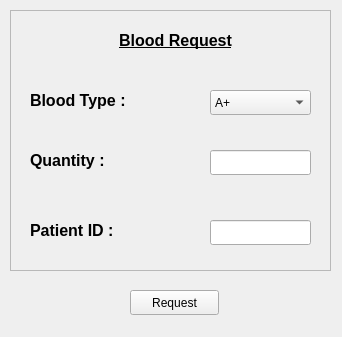
<?xml version="1.0" encoding="UTF-8"?>
<ui version="4.0">
 <class>bloodRequestEntry</class>
 <widget class="QWidget" name="bloodRequestEntry">
  <property name="windowModality">
   <enum>Qt::ApplicationModal</enum>
  </property>
  <property name="geometry">
   <rect>
    <x>0</x>
    <y>0</y>
    <width>342</width>
    <height>337</height>
   </rect>
  </property>
  <property name="windowTitle">
   <string>Blood Entry</string>
  </property>
  <widget class="QFrame" name="frame">
   <property name="geometry">
    <rect>
     <x>10</x>
     <y>10</y>
     <width>321</width>
     <height>261</height>
    </rect>
   </property>
   <property name="frameShape">
    <enum>QFrame::StyledPanel</enum>
   </property>
   <property name="frameShadow">
    <enum>QFrame::Raised</enum>
   </property>
   <widget class="QLabel" name="bloodBillingLabel">
    <property name="geometry">
     <rect>
      <x>20</x>
      <y>0</y>
      <width>291</width>
      <height>61</height>
     </rect>
    </property>
    <property name="styleSheet">
     <string notr="true">font-size:12pt;
font-weight: bold;</string>
    </property>
    <property name="text">
     <string>&lt;html&gt;&lt;head/&gt;&lt;body&gt;&lt;p align=&quot;center&quot;&gt;&lt;span style=&quot; font-size:12pt; text-decoration: underline;&quot;&gt;Blood Request&lt;/span&gt;&lt;/p&gt;&lt;/body&gt;&lt;/html&gt;</string>
    </property>
   </widget>
   <widget class="QLabel" name="bloodTypeLabel">
    <property name="geometry">
     <rect>
      <x>20</x>
      <y>70</y>
      <width>151</width>
      <height>41</height>
     </rect>
    </property>
    <property name="styleSheet">
     <string notr="true">font-size:12pt;
font-weight: bold;</string>
    </property>
    <property name="text">
     <string>&lt;html&gt;&lt;head/&gt;&lt;body&gt;&lt;p&gt;Blood Type :&lt;/p&gt;&lt;/body&gt;&lt;/html&gt;</string>
    </property>
   </widget>
   <widget class="QLabel" name="quantityLabel">
    <property name="geometry">
     <rect>
      <x>20</x>
      <y>130</y>
      <width>151</width>
      <height>41</height>
     </rect>
    </property>
    <property name="styleSheet">
     <string notr="true">font-size:12pt;
font-weight: bold;</string>
    </property>
    <property name="text">
     <string>&lt;html&gt;&lt;head/&gt;&lt;body&gt;&lt;p&gt;Quantity :&lt;/p&gt;&lt;/body&gt;&lt;/html&gt;</string>
    </property>
   </widget>
   <widget class="QLineEdit" name="quantity">
    <property name="geometry">
     <rect>
      <x>200</x>
      <y>140</y>
      <width>101</width>
      <height>25</height>
     </rect>
    </property>
   </widget>
   <widget class="QComboBox" name="bloodTypeComboBox">
    <property name="geometry">
     <rect>
      <x>200</x>
      <y>80</y>
      <width>101</width>
      <height>25</height>
     </rect>
    </property>
    <item>
     <property name="text">
      <string>A+</string>
     </property>
    </item>
    <item>
     <property name="text">
      <string>A-</string>
     </property>
    </item>
    <item>
     <property name="text">
      <string>B+</string>
     </property>
    </item>
    <item>
     <property name="text">
      <string>B-</string>
     </property>
    </item>
    <item>
     <property name="text">
      <string>AB+</string>
     </property>
    </item>
    <item>
     <property name="text">
      <string>AB-</string>
     </property>
    </item>
    <item>
     <property name="text">
      <string>O+</string>
     </property>
    </item>
    <item>
     <property name="text">
      <string>O-</string>
     </property>
    </item>
   </widget>
   <widget class="QLabel" name="reasonLabel_2">
    <property name="geometry">
     <rect>
      <x>20</x>
      <y>200</y>
      <width>111</width>
      <height>41</height>
     </rect>
    </property>
    <property name="styleSheet">
     <string notr="true">font-size:12pt;
font-weight: bold;</string>
    </property>
    <property name="text">
     <string>&lt;html&gt;&lt;head/&gt;&lt;body&gt;&lt;p&gt;Patient ID :&lt;/p&gt;&lt;/body&gt;&lt;/html&gt;</string>
    </property>
   </widget>
   <widget class="QLineEdit" name="quantity_3">
    <property name="geometry">
     <rect>
      <x>200</x>
      <y>210</y>
      <width>101</width>
      <height>25</height>
     </rect>
    </property>
   </widget>
  </widget>
  <widget class="QPushButton" name="addButton">
   <property name="geometry">
    <rect>
     <x>130</x>
     <y>290</y>
     <width>89</width>
     <height>25</height>
    </rect>
   </property>
   <property name="text">
    <string>Request</string>
   </property>
  </widget>
 </widget>
 <resources/>
 <connections/>
</ui>
